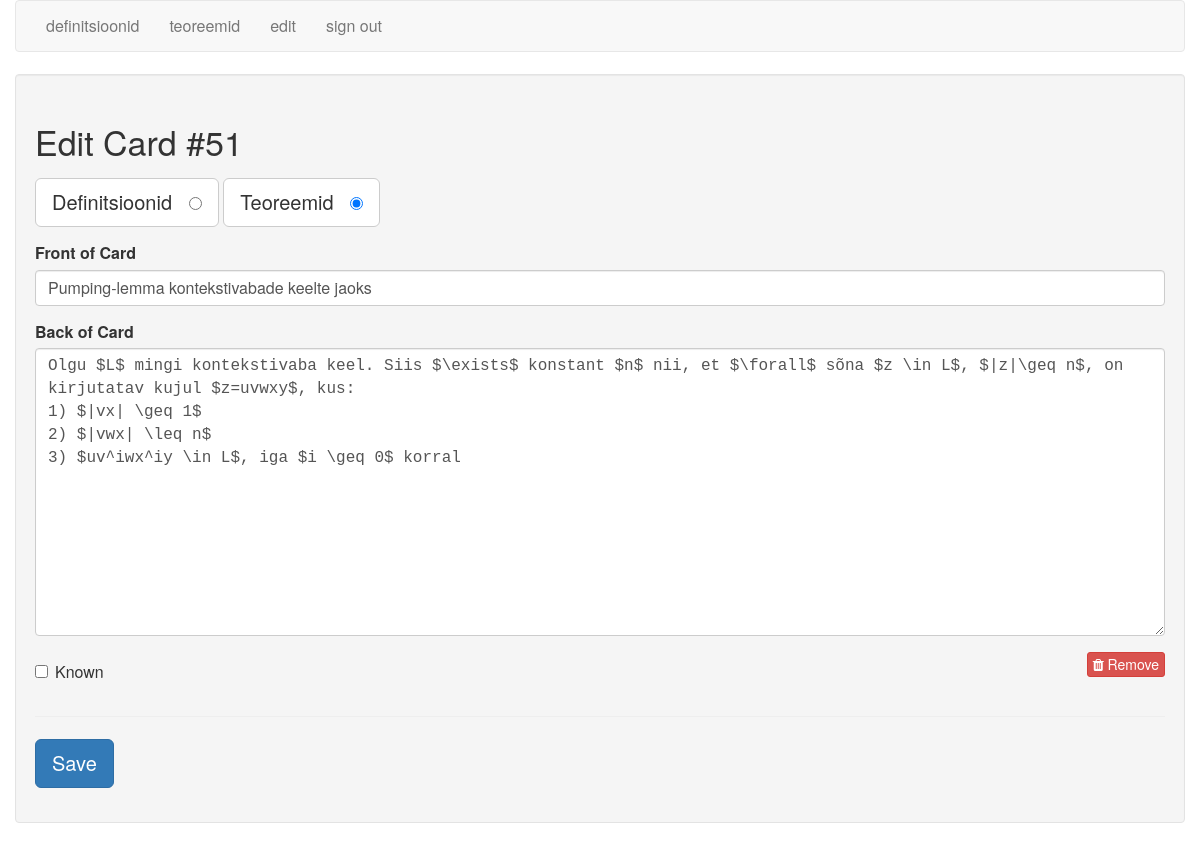
Screenshot of /edit/51 (signed in) with the database file from the repository.
### tables this page shows
CREATE TABLE cards (
  id integer primary key autoincrement,
  type tinyint not null, /* 1 for vocab, 2 for code */
  front text not null,
  back text not null,
  known boolean default 0
);

### flash_cards.py (the view)
@app.route('/edit/<card_id>')
def edit(card_id):
    if not session.get('logged_in'):
        return redirect(url_for('login'))
    db = get_db()
    query = '''
        SELECT id, type, front, back, known
        FROM cards
        WHERE id = ?
    '''
    cur = db.execute(query, [card_id])
    card = cur.fetchone()
    return render_template('edit.html', card=card)

### flash_cards.py (called while the page is built)
def connect_db():
    rv = sqlite3.connect(app.config['DATABASE'])
    rv.row_factory = sqlite3.Row
    return rv

def get_db():
    if not hasattr(g, 'sqlite_db'):
        g.sqlite_db = connect_db()
    return g.sqlite_db

### templates/edit.html (shortened to what this page needs)
{% extends "layout.html" %}
{% block body %}
    <div class="well">
        <h2>Edit Card #{{ card.id }}</h2>
        <form action="{{ url_for('edit_card') }}" method="post" class="cardForm">
            <div class="form-group">
                <label for="general" class="btn btn-default btn-lg">Definitsioonid &nbsp;
                    <input type="radio" name="type" value="1"
                           id="general" {{ "checked" if (card.type == 1) else "" }} />
                </label>
                <label for="code" class="btn btn-default btn-lg">Teoreemid &nbsp;
                    <input type="radio" name="type" value="2" id="code" {{ "checked" if (card.type == 2) else "" }} />
                </label>
            </div>
            <div class="form-group">
                <label for="front">Front of Card</label>
                <input type="text" name="front" id="front" class="form-control" value="{{ card.front|e }}">
            </div>
            <div class="form-group">
                <label for="back">Back of Card</label>
                <textarea name="back"
                          class="form-control"
                          id="back"
                          placeholder="back of card"
                          rows="12">{{ card.back|e }}</textarea>
            </div>
            <div class="row">
                <div class="col-xs-6">
                    <div class="checkbox">
                        <label>
                            <input type="checkbox" name="known"
                                   value="1" {{ "checked" if (card.known == 1) else "" }} /> Known
                        </label>
                    </div>
                </div>
                <div class="col-xs-6 text-right">
                    <a href="{{ url_for('delete', card_id=card.id) }}" class="btn btn-danger btn-xs">
                        <i class="fa fa-trash"></i>
                        Remove
                    </a>
                </div>
            </div>
            <hr/>
            <div class="form-group">
                <button type="submit" class="saveButton btn btn-lg btn-primary">Save</button>
            </div>
        </form>
    </div>
{% endblock %}

### static/style.css (style rules this page uses)
textarea { font-family: monospace; }

### rows the page displays
cards: id "51", front "Pumping-lemma kontekstivabade keelte jaoks", back "Olgu $L$ mingi kontekstivaba keel. Siis $\\exists$ konstant $n$ nii, et $\\forall$ sõna $z \\in L$, $|z|\\geq n$, on kirjutatav kujul $z=uvwxy$, kus: 1) $|vx| \\geq 1$ 2) $|vwx| \\leq n$ 3) $uv^iwx^iy \\in L$, iga $i \\geq 0$ korral"
